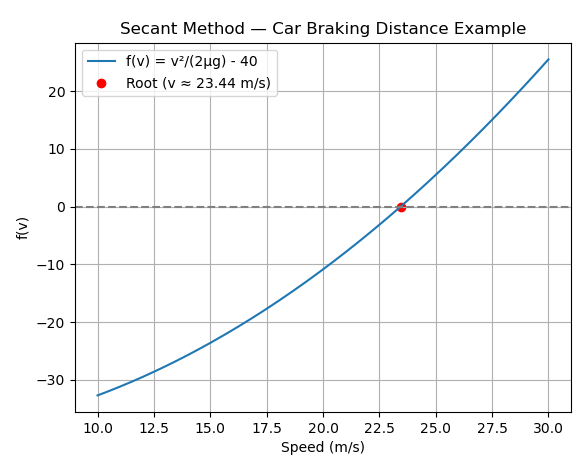

Python code for this plot:
# Braking Distance of a Car

# When a car brakes, the stopping distance s depends on its speed v and friction μ
#                   s=v^2/2μg
# Let’s say:
#   g=9.81 m/s2
#   μ=0.7
# We want the speed v at which the stopping distance is 40 meters.
#               f(v) = v^2/2μg - 40


import numpy as np
import matplotlib.pyplot as plt

# Constants
mu = 0.7       # friction coefficient
g = 9.81       # gravity (m/s^2)
s_target = 40  # stopping distance (m)

# Define the function
def f(v):
    return (v**2) / (2 * mu * g) - s_target

# Initial guesses (in m/s)
v0 = 20
v1 = 25

tol = 1e-6
max_iter = 50

# Secant Method
history = [v0, v1]
for i in range(max_iter):
    f0, f1 = f(v0), f(v1)
    v2 = v1 - f1 * (v1 - v0) / (f1 - f0)
    history.append(v2)
    if abs(v2 - v1) < tol:
        break
    v0, v1 = v1, v2

print(f"Car speed = {v2:.4f} m/s (after {i+1} iterations)")

# Plot
v_vals = np.linspace(10, 30, 200)
plt.plot(v_vals, f(v_vals), label="f(v) = v²/(2μg) - 40")
plt.axhline(0, color='gray', linestyle='--')
plt.scatter([v2], [0], color='red', label=f"Root (v ≈ {v2:.2f} m/s)")
plt.xlabel("Speed (m/s)")
plt.ylabel("f(v)")
plt.title("Secant Method — Car Braking Distance Example")
plt.legend()
plt.grid(True)
plt.show()
